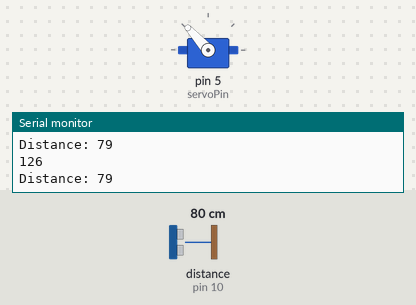
Simulated run of this sketch. Board: Arduino Uno, built with avr-gcc and run on an emulated ATmega328P. On the bench: servo, the last lines printed to the serial monitor. Wiring (inferred from the names in the program): ultrasonic range finder: trigger pin 9; echo pin 10. The test bench sets the inputs (shaded band); at power-on: distance to the obstacle (sensor on pin 10) 80 cm. The echo pulse lasts 58.3 µs per cm.

Above: at 1.2 s.
1.3 s: distance to the obstacle (sensor on pin 10) set to 2 cm
At 3.5 s:
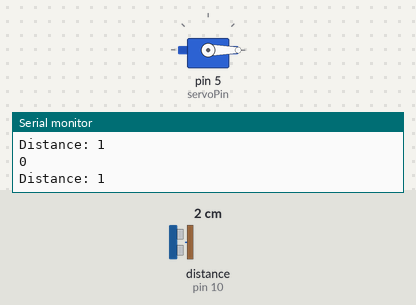
4.3 s: distance to the obstacle (sensor on pin 10) set to 10 cm
5.8 s: distance to the obstacle (sensor on pin 10) set to 14 cm
At 7.1 s:
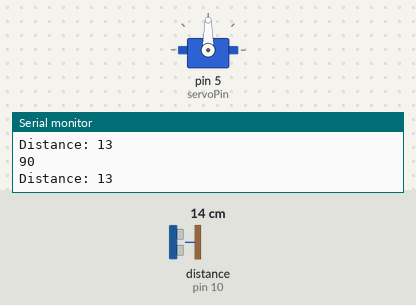
8.8 s: distance to the obstacle (sensor on pin 10) set to 19 cm
10.3 s: distance to the obstacle (sensor on pin 10) set to 24 cm
At 12.6 s:
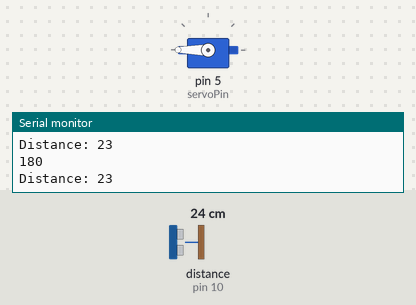
13.3 s: distance to the obstacle (sensor on pin 10) set to 18 cm
At 14.8 s:
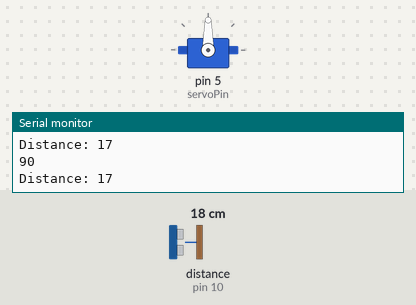
Timing chart, 0 to 16.3 s (numbered marks = the images above; inputs shaded):
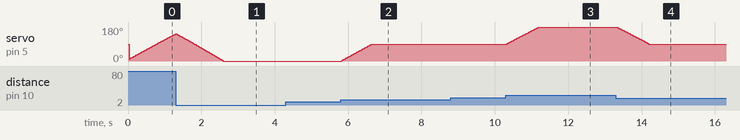

Measured:
- the behaviour switches between 11 and 12 cm on distance to the obstacle (sensor on pin 10) (found by bisection; images 1 and 2)
- the behaviour switches between 21 and 22 cm on distance to the obstacle (sensor on pin 10) (found by bisection; images 2 and 3)
- after the input at 5.8 s, servo on pin 5 (servoPin): moves from 0° to 90° over 0.82 s, starting at once
- after the input at 10.3 s, servo on pin 5 (servoPin): moves from 90° to 180° over 0.87 s, starting at once
- after the input at 13.3 s, servo on pin 5 (servoPin): moves from 180° to 90° over 0.87 s, starting at once

The sketch:

Exercise.ino
```cpp
#include <Servo.h>                        // Include the <Servo.h> libary, which is specifically designed
                                          // to control servos

int servoPin = 5;                         // Servo pin number
Servo servo;                              // Define a special kind of abstract object of type "Servo"
                                          // This allows us to control the servo using the functions in the
                                          // <Servo.h> library
const int trigPin = 9;
const int echoPin = 10;
// defines variables
long duration;
int distance;

int degree = 0;

// Setup function
void setup() {
  pinMode(trigPin, OUTPUT); // Sets the trigPin as an Output
  pinMode(echoPin, INPUT); // Sets the echoPin as an Input
  servo.attach(servoPin);                 // Attach the servo to the servoPin
  Serial.begin(9600); // Starts the serial communication
}

// Main function (executed continuously)
void loop() {
  digitalWrite(trigPin, LOW);
  // Sets the trigPin on HIGH state for 10 micro seconds
  digitalWrite(trigPin, HIGH);
  digitalWrite(trigPin, LOW);

  duration = pulseIn(echoPin, HIGH);
// Calculating the distance
  distance= duration*0.034/2;

  Serial.print("Distance: ");
  Serial.println(distance);


  if (distance >= 0 && distance <= 10) {
    if (degree > 0) {
      degree -= 2;
      servo.write(degree);
    }
  } else if (distance > 10 && distance <= 20) {
    if (degree < 90) {
      degree += 2;
      servo.write(degree);
    }
    if (degree > 90) {
      degree -= 2;
      servo.write(degree);
    }
  } else if (distance > 20) {
    if (degree < 180) {
      degree += 2;
      servo.write(degree);
    }
  }

  Serial.println(degree);


}
```
